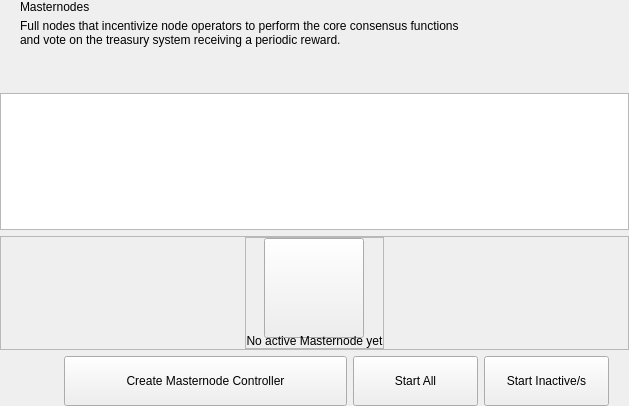
<?xml version="1.0" encoding="UTF-8"?>
<ui version="4.0">
 <class>MasterNodesWidget</class>
 <widget class="QWidget" name="MasterNodesWidget">
  <property name="geometry">
   <rect>
    <x>0</x>
    <y>0</y>
    <width>629</width>
    <height>406</height>
   </rect>
  </property>
  <property name="windowTitle">
   <string>Form</string>
  </property>
  <layout class="QHBoxLayout" name="horizontalLayout_2" stretch="2">
   <property name="spacing">
    <number>0</number>
   </property>
   <property name="leftMargin">
    <number>0</number>
   </property>
   <property name="topMargin">
    <number>0</number>
   </property>
   <property name="rightMargin">
    <number>0</number>
   </property>
   <property name="bottomMargin">
    <number>0</number>
   </property>
   <item>
    <widget class="QWidget" name="left" native="true">
     <layout class="QVBoxLayout" name="verticalLayout_3">
      <property name="leftMargin">
       <number>0</number>
      </property>
      <property name="topMargin">
       <number>0</number>
      </property>
      <property name="rightMargin">
       <number>0</number>
      </property>
      <property name="bottomMargin">
       <number>0</number>
      </property>
      <item>
       <layout class="QVBoxLayout" name="verticalLayout_2">
        <property name="spacing">
         <number>6</number>
        </property>
        <item>
         <layout class="QHBoxLayout" name="horizontalLayout_3">
          <property name="spacing">
           <number>0</number>
          </property>
          <property name="leftMargin">
           <number>20</number>
          </property>
          <item>
           <layout class="QVBoxLayout" name="verticalLayout_8">
            <property name="spacing">
             <number>5</number>
            </property>
            <item>
             <widget class="QLabel" name="labelTitle">
              <property name="text">
               <string>Masternodes</string>
              </property>
             </widget>
            </item>
            <item alignment="Qt::AlignTop">
             <widget class="QLabel" name="labelSubtitle1">
              <property name="text">
               <string>Full nodes that incentivize node operators to perform the core consensus functions
and vote on the treasury system receiving a periodic reward.</string>
              </property>
             </widget>
            </item>
           </layout>
          </item>
          <item>
           <spacer name="horizontalSpacer">
            <property name="orientation">
             <enum>Qt::Horizontal</enum>
            </property>
            <property name="sizeHint" stdset="0">
             <size>
              <width>40</width>
              <height>20</height>
             </size>
            </property>
           </spacer>
          </item>
         </layout>
        </item>
        <item>
         <spacer name="verticalSpacer_2">
          <property name="orientation">
           <enum>Qt::Vertical</enum>
          </property>
          <property name="sizeType">
           <enum>QSizePolicy::Fixed</enum>
          </property>
          <property name="sizeHint" stdset="0">
           <size>
            <width>20</width>
            <height>40</height>
           </size>
          </property>
         </spacer>
        </item>
        <item>
         <layout class="QVBoxLayout" name="verticalLayout_6"/>
        </item>
        <item>
         <widget class="QListView" name="listMn">
          <property name="mouseTracking">
           <bool>true</bool>
          </property>
         </widget>
        </item>
        <item>
         <widget class="QFrame" name="emptyContainer">
          <property name="minimumSize">
           <size>
            <width>0</width>
            <height>100</height>
           </size>
          </property>
          <property name="frameShape">
           <enum>QFrame::StyledPanel</enum>
          </property>
          <property name="frameShadow">
           <enum>QFrame::Raised</enum>
          </property>
          <layout class="QVBoxLayout" name="verticalLayout_7" stretch="1,8">
           <property name="spacing">
            <number>0</number>
           </property>
           <property name="leftMargin">
            <number>0</number>
           </property>
           <property name="topMargin">
            <number>0</number>
           </property>
           <property name="rightMargin">
            <number>0</number>
           </property>
           <property name="bottomMargin">
            <number>0</number>
           </property>
           <item>
            <spacer name="verticalSpacer">
             <property name="orientation">
              <enum>Qt::Vertical</enum>
             </property>
             <property name="sizeHint" stdset="0">
              <size>
               <width>20</width>
               <height>20</height>
              </size>
             </property>
            </spacer>
           </item>
           <item alignment="Qt::AlignHCenter|Qt::AlignVCenter">
            <widget class="QFrame" name="emptyScreen">
             <property name="sizePolicy">
              <sizepolicy hsizetype="Expanding" vsizetype="Expanding">
               <horstretch>0</horstretch>
               <verstretch>0</verstretch>
              </sizepolicy>
             </property>
             <property name="frameShape">
              <enum>QFrame::StyledPanel</enum>
             </property>
             <property name="frameShadow">
              <enum>QFrame::Raised</enum>
             </property>
             <layout class="QVBoxLayout" name="verticalLayout">
              <property name="spacing">
               <number>30</number>
              </property>
              <property name="leftMargin">
               <number>0</number>
              </property>
              <property name="topMargin">
               <number>0</number>
              </property>
              <property name="rightMargin">
               <number>0</number>
              </property>
              <property name="bottomMargin">
               <number>0</number>
              </property>
              <item alignment="Qt::AlignHCenter|Qt::AlignVCenter">
               <widget class="QPushButton" name="pushImgEmpty">
                <property name="minimumSize">
                 <size>
                  <width>100</width>
                  <height>100</height>
                 </size>
                </property>
                <property name="maximumSize">
                 <size>
                  <width>100</width>
                  <height>100</height>
                 </size>
                </property>
                <property name="focusPolicy">
                 <enum>Qt::NoFocus</enum>
                </property>
                <property name="text">
                 <string/>
                </property>
                <property name="iconSize">
                 <size>
                  <width>100</width>
                  <height>100</height>
                 </size>
                </property>
               </widget>
              </item>
              <item alignment="Qt::AlignHCenter|Qt::AlignVCenter">
               <widget class="QLabel" name="labelEmpty">
                <property name="styleSheet">
                 <string notr="true"/>
                </property>
                <property name="text">
                 <string>No active Masternode yet</string>
                </property>
                <property name="alignment">
                 <set>Qt::AlignCenter</set>
                </property>
               </widget>
              </item>
             </layout>
            </widget>
           </item>
          </layout>
         </widget>
        </item>
        <item>
         <layout class="QHBoxLayout" name="horizontalLayout_7">
          <property name="rightMargin">
           <number>20</number>
          </property>
          <item>
           <spacer name="horizontalSpacer_5">
            <property name="orientation">
             <enum>Qt::Horizontal</enum>
            </property>
            <property name="sizeType">
             <enum>QSizePolicy::Expanding</enum>
            </property>
            <property name="sizeHint" stdset="0">
             <size>
              <width>40</width>
              <height>20</height>
             </size>
            </property>
           </spacer>
          </item>
          <item>
           <widget class="QPushButton" name="pushButtonSave">
            <property name="minimumSize">
             <size>
              <width>283</width>
              <height>50</height>
             </size>
            </property>
            <property name="maximumSize">
             <size>
              <width>283</width>
              <height>50</height>
             </size>
            </property>
            <property name="focusPolicy">
             <enum>Qt::NoFocus</enum>
            </property>
            <property name="text">
             <string>Create Masternode Controller</string>
            </property>
           </widget>
          </item>
          <item>
           <widget class="QPushButton" name="pushButtonStartAll">
            <property name="minimumSize">
             <size>
              <width>125</width>
              <height>50</height>
             </size>
            </property>
            <property name="text">
             <string>Start All</string>
            </property>
           </widget>
          </item>
          <item>
           <widget class="QPushButton" name="pushButtonStartMissing">
            <property name="minimumSize">
             <size>
              <width>125</width>
              <height>50</height>
             </size>
            </property>
            <property name="text">
             <string>Start Inactive/s</string>
            </property>
           </widget>
          </item>
         </layout>
        </item>
       </layout>
      </item>
     </layout>
    </widget>
   </item>
  </layout>
 </widget>
 <resources/>
 <connections/>
</ui>
